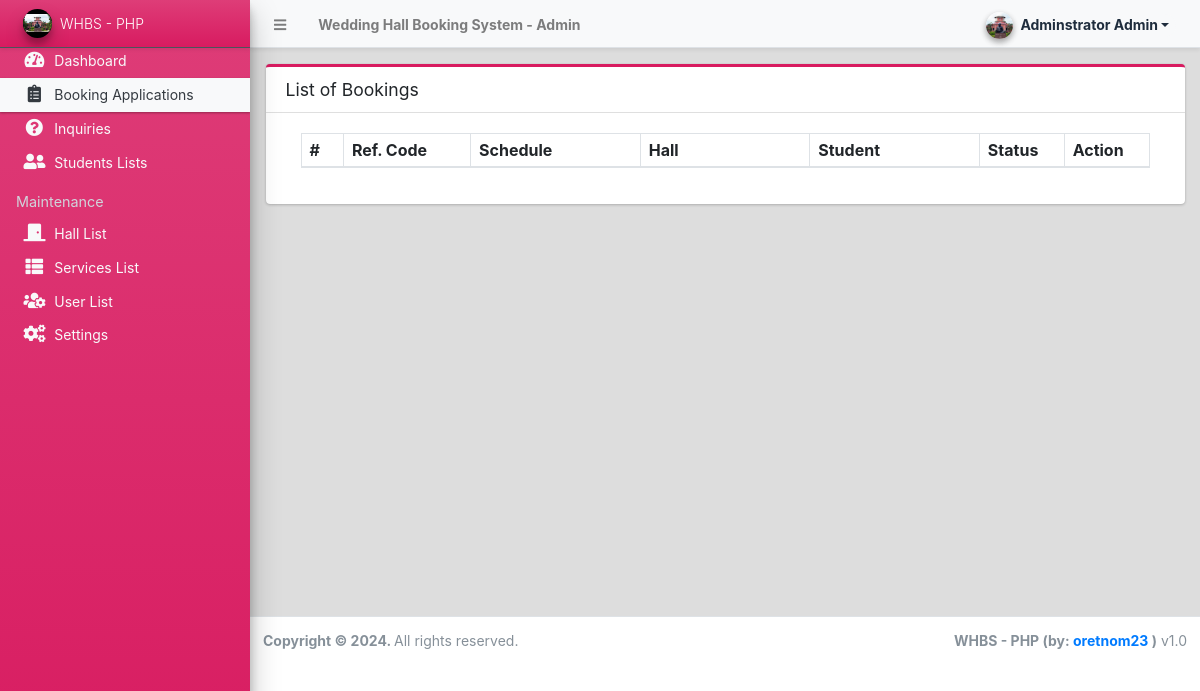
Before: /admin/?page=bookings (signed in) with the older database file.
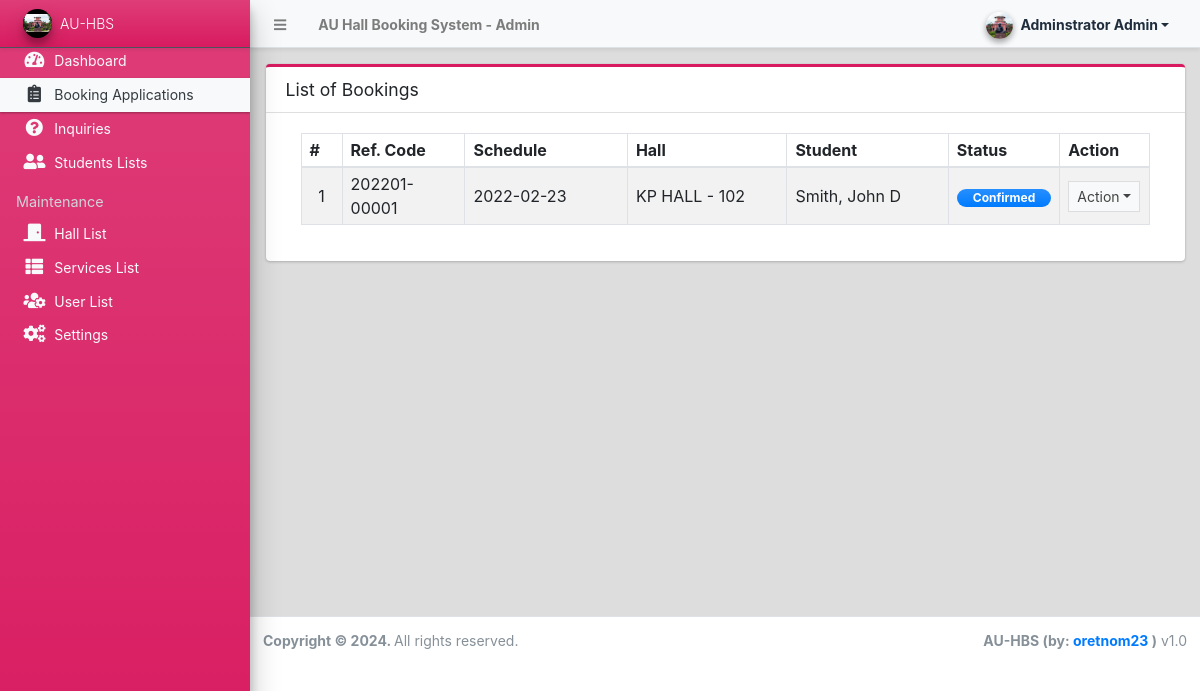
After: the same page with the newer database file.
### tables this page shows
CREATE TABLE `booking_list` (
  `id` int(30) NOT NULL,
  `code` varchar(100) NOT NULL,
  `student_id` int(30) NOT NULL,
  `hall_id` int(30) NOT NULL,
  `services_ids` text DEFAULT NULL,
  `schedule` date NOT NULL,
  `total_students` float NOT NULL DEFAULT 0,
  `remarks` text NOT NULL,
  `status` tinyint(1) NOT NULL DEFAULT 0,
  `date_created` datetime NOT NULL DEFAULT current_timestamp(),
  `date_updated` datetime DEFAULT NULL ON UPDATE current_timestamp()
);

CREATE TABLE `hall_list` (
  `id` int(30) NOT NULL,
  `code` varchar(100) NOT NULL,
  `name` text NOT NULL,
  
  `description` text NOT NULL,
  `image_path` text DEFAULT NULL,
  `status` tinyint(1) NOT NULL DEFAULT 1,
  `delete_flag` tinyint(1) NOT NULL DEFAULT 0,
  `date_created` datetime NOT NULL DEFAULT current_timestamp(),
  `date_updated` datetime DEFAULT NULL ON UPDATE current_timestamp()
);

### config.php (called while the page is built, shortened)
<?php
require_once('classes/DBConnection.php');
require_once('classes/SystemSettings.php');
function validate_image($file){
	if(!empty($file)){
        $ex = explode('?',$file);
        $file = $ex[0];
        $param =  isset($ex[1]) ? '?'.$ex[1]  : '';
		if(is_file(base_app.$file)){
			return base_url.$file.$param;
		}else{
			return base_url.'dist/img/ceg4.jpg';
		}
	}else{
		return base_url.'dist/img/no-image-available.png';
	}
}
function isMobileDevice(){
    $aMobileUA = array(
        '/iphone/i' => 'iPhone',
        '/ipod/i' => 'iPod',
        '/ipad/i' => 'iPad',
        '/android/i' => 'Android',
        '/blackberry/i' => 'BlackBerry',
        '/webos/i' => 'Mobile'
    );
    return false;
}
?>

### classes/DBConnection.php (called while the page is built, shortened)
<?php
class DBConnection{
    private $host = DB_SERVER;
    private $username = DB_USERNAME;
    private $password = DB_PASSWORD;
    private $database = DB_NAME;
    public $conn;
    public function __construct(){
        if (!isset($this->conn)) {
            $this->conn = new mysqli($this->host, $this->username, $this->password, $this->database);
        }
    }
}
?>

### classes/SystemSettings.php (called while the page is built, shortened)
<?php
class SystemSettings extends DBConnection{
	function info($field=''){
		if(!empty($field)){
			if(isset($_SESSION['system_info'][$field]))
				return $_SESSION['system_info'][$field];
			else
				return false;
		}else{
			return false;
		}
	}
}
$_settings = new SystemSettings();
?>

### admin/bookings/index.php (the view, shortened to what the changed rows need)
<div class="card card-outline card-maroon">
	<div class="card-body">
		<div class="container-fluid">
        <div class="container-fluid">
			<table class="table table-hover table-striped table-bordered">
				<colgroup>
				</colgroup>
				<thead>
					<tr>
						<th>#</th>
						<th>Ref. Code</th>
						<th>Schedule</th>
						<th>Hall</th>
						<th>Student</th>
						<th>Status</th>
						<th>Action</th>
					</tr>
				</thead>
				<tbody>
					<?php
						$i = 1;
						$qry = $conn->query("SELECT b.*,h.name as `hall`,concat(c.lastname,', ',c.firstname,' ', c.middlename) as fullname from `booking_list` b inner join `hall_list` h on b.hall_id = h.id inner join student_list c on b.student_id = c.id order by b.status asc, unix_timestamp(b.`date_created`) desc ");
						while($row = $qry->fetch_assoc()):
					?>
						<tr>
							<td class="text-center"><?= $i++; ?></td>
							<td><?php echo ($row['code']) ?></td>
							<td class=""><?php echo date("Y-m-d",strtotime($row['schedule'])) ?></td>
							<td class=""><?= $row['hall'] ?></td>
							<td class=""><?= $row['fullname'] ?></td>
							<td class="text-center">
								<?php
									switch ($row['status']){
										case 1:
											echo '<span class="rounded-pill badge badge-primary bg-gradient-primary px-3">Confirmed</span>';
											break;
									}
								?>
							</td>
							<td align="center">
								 <button type="button" class="btn btn-flat btn-default btn-sm dropdown-toggle dropdown-icon" data-toggle="dropdown">
				                  		Action
				                  </button>
							</td>
						</tr>
					<?php endwhile; ?>
				</tbody>
			</table>
		</div>
		</div>
	</div>
</div>

### admin/inc/topBarNav.php (shortened to what the changed rows need)
<nav class="main-header navbar navbar-expand navbar-light text-sm shadow-sm">
  <ul class="navbar-nav">
    <li class="nav-item d-none d-sm-inline-block">
      <a href="<?php echo base_url ?>" class="nav-link"><b><?php echo (!isMobileDevice()) ? $_settings->info('name'):$_settings->info('short_name'); ?> - Admin</b></a>
    </li>
  </ul>
</nav>

### admin/inc/navigation.php (shortened to what the changed rows need)
<aside class="main-sidebar sidebar-dark-light elevation-4 sidebar-no-expand bg-gradient-maroon">
  <a href="<?php echo base_url ?>admin" class="brand-link bg-transparent text-sm shadow-sm bg-gradient-maroon">
  <img src="<?php echo validate_image($_settings->info('logo'))?>" alt="Store Logo" class="brand-image img-circle elevation-3 bg-black" style="width: 1.8rem;height: 1.8rem;max-height: unset;object-fit:scale-down;object-position:center center">
  <span class="brand-text font-weight-light"><?php echo $_settings->info('short_name') ?></span>
  </a>
</aside>

### admin/inc/footer.php (shortened to what the changed rows need)
<footer class="main-footer text-sm">
        <div class="float-right d-none d-sm-inline-block">
          <b><?php echo $_settings->info('short_name') ?> (by: <a href="mailto:oretnom23@gmail.com" target="blank">oretnom23</a> )</b> v1.0
        </div>
      </footer>
    </div>

Changed rows visible on the page:
now on this page (row edited): booking_list: code "202201-00001", schedule "2022-02-23", hall.name "KP HALL - 102", fullname "Smith, John D", status "Confirmed"
Other visible differences:
$_settings->info('name'): "Wedding Hall Booking System" → "AU Hall Booking System"
$_settings->info('short_name'): "WHBS - PHP" → "AU-HBS"
